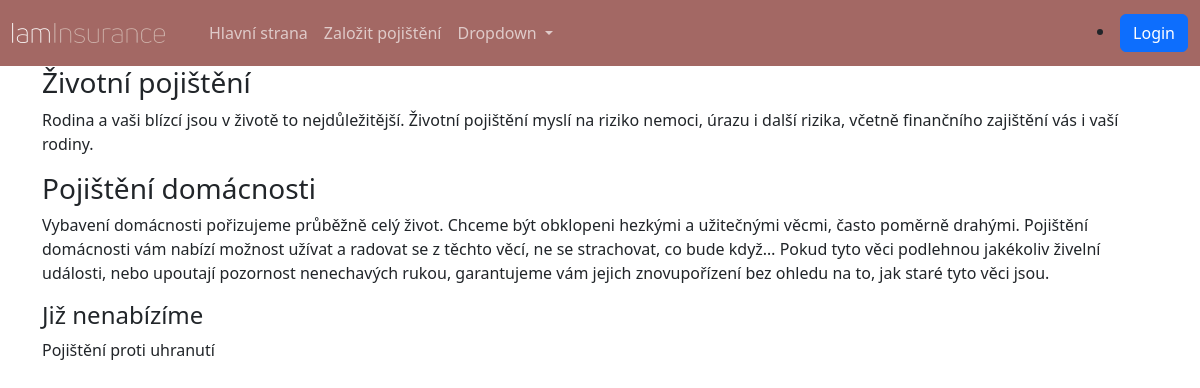
The page / on the database its author committed.
### insurance_app/models.py (models this page shows, shortened)
class Product(models.Model):
    name = models.CharField(max_length=64, unique=True)
    description = models.TextField(default="")
    active = models.BooleanField(default=True)

### insurance_app/views.py (the view)
# urls.py: path("", views.IndexView.as_view(), name="home"),
class IndexView(generic.ListView):
    model = models.Product
    template_name = HOME_TEMPLATE
    def get(self, request, *args, **kwargs):
        self.object_list = self.get_queryset()
        active = self.object_list.filter(active=True)
        inactive = self.object_list.filter(active=False)
        return render(request, self.template_name, {"active": active, "inactive": inactive})

### insurance_app/templates/insurance_app/home.html
{% extends 'main.html' %}
{% block content %}
{% for product in active %}
    <section>
        <h3>{{ product.name }}</h3>
        <p>{{ product.description }}</p>
    </section>
{% empty %}
    <section>
        <p>Momentálně nenabízíme žádný druh pojištění</p>
    </section>
{% endfor %}
{% if inactive %}
    <h4>Již nenabízíme</h4>
{% for product in inactive %}
    <p>{{ product.name }}</p>
{% endfor %}
{% endif %}
{% endblock %}

### insurance_app/static/css/style.css (style rules this page uses)
body { background: #fffffe; }

### rows shown on the page
Product: name "Životní pojištění", description "Rodina a vaši blízcí jsou v životě to nejdůležitější. Životní pojištění myslí na riziko nemoci, úrazu i další rizika, včetně finančního zajištění vás i vaší rodiny."
Product: name "Pojištění domácnosti", description "Vybavení domácnosti pořizujeme průběžně celý život. Chceme být obklopeni hezkými a užitečnými věcmi, často poměrně drahými. Pojištění domácnosti vám nabízí možnost užívat a radovat se z těchto věcí, ne se strachovat, co bude když… Pokud tyto věci podlehnou jakékoliv živelní události, nebo upoutají pozornost nenechavých rukou, garantujeme vám jejich znovupořízení bez ohledu na to, jak staré tyto věci jsou."
Product: name "Pojištění proti uhranutí"
